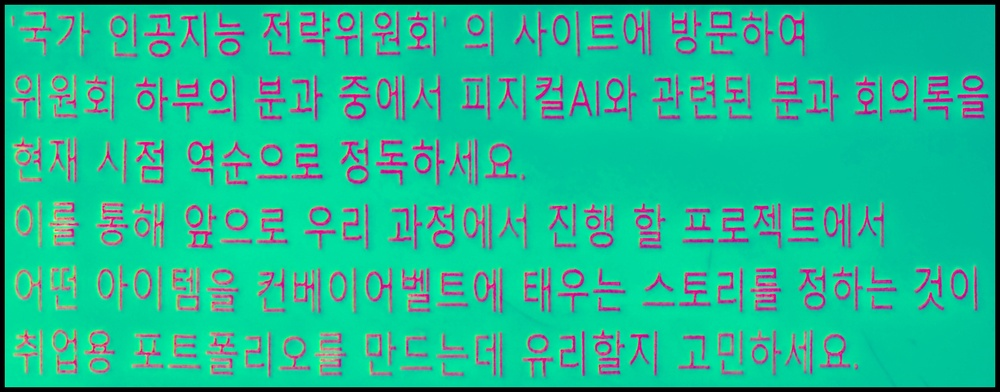
#> input picture 260630/a7_orc_img.jpg, 1000 x 392 px, shrunk from 4210 x 1652 before the run, given in place of the camera
$ python treshold_gemin.py
#> lines starting #> are read from the running program, lines starting #| are printed output that depends on the picture; after the words box and inside, x2 and y2 are one past the last pixel; in counts of white or black regions, pixels touching at a corner belong together
import cv2
import sys
import numpy as np

def on_trackbar(x):
    pass

# 카메라 열기
cap = cv2.VideoCapture(0)
if not cap.isOpened():
    print("카메라를 열 수 없습니다.")
    sys.exit()

# 윈도우 생성 및 트랙바 등록
cv2.namedWindow('Binary Image')
cv2.createTrackbar('Threshold', 'Binary Image', 150, 255, on_trackbar)

while True:
    ret, src = cap.read()
#> src is the input picture: shape (392, 1000, 3); mean B, G, R 148.6, 184.2, 30.5
    if not ret:
        break

    # 1. 그레이스케일 변환
    gray = cv2.cvtColor(src, cv2.COLOR_BGR2GRAY)
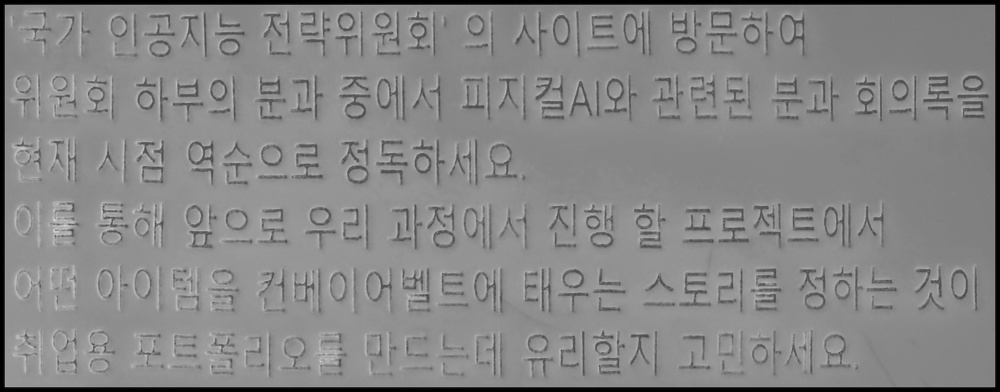
#> gray: shape (392, 1000); min 0, max 214, mean 134.2

    # 2. 현재 트랙바 임계값 가져오기 및 이진화
    pos = cv2.getTrackbarPos('Threshold', 'Binary Image')
    _, binary = cv2.threshold(gray, pos, 255, cv2.THRESH_BINARY)
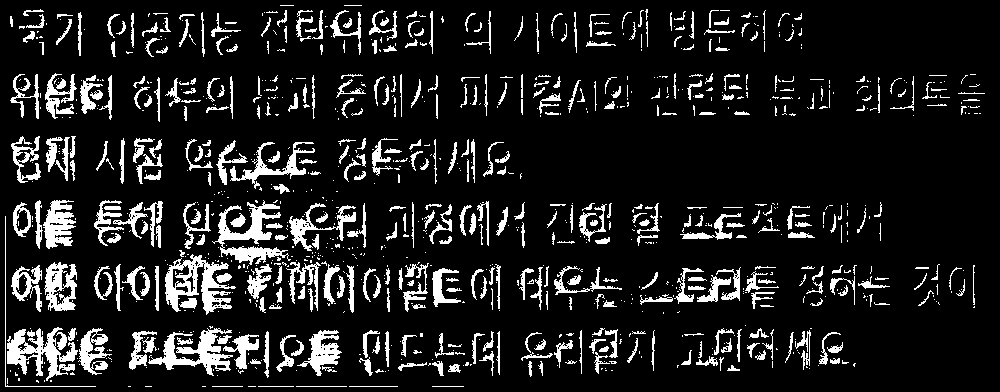
#> binary: shape (392, 1000); 12.3% white; 1055 white regions (628 under 20 px), largest, box (x1, y1, x2, y2) and area: (165, 254, 236, 315) 1798, (212, 200, 291, 265) 1732, (7, 327, 78, 381) 1667

    # 3. OpenCV를 이용한 실시간 히스토그램 계산
    # cv2.calcHist([이미지], [채널], 마스크, [빈(Bin)개수], [정규화범위])
    hist = cv2.calcHist([gray], [0], None, [256], [0, 256])
#> hist = 256 values, max 18315 at index 144, min 0 at index 10, mean 1531.2

    # 4. 히스토그램을 그릴 빈 이미지(스케치북) 생성 (가로 256, 세로 200, 3채널 컬러)
    hist_img = np.zeros((200, 256, 3), dtype=np.uint8)

    # 그래프가 창에 꽉 차게 그리도록 정규화 (최대 높이를 190으로 맞춤)
    cv2.normalize(hist, hist, 0, 190, cv2.NORM_MINMAX)

    # 5. 히스토그램 선 그리기 (하얀색 선)
    for i in range(1, 256):
        pt1 = (i - 1, 200 - int(hist[i - 1][0]))
        pt2 = (i, 200 - int(hist[i][0]))
        cv2.line(hist_img, pt1, pt2, (255, 255, 255), 1)
#> this loop made 255 passes
#> (pt1, pt2) on passes 1 to 3: ((0, 158), (1, 173)), ((1, 173), (2, 185)), ((2, 185), (3, 199))
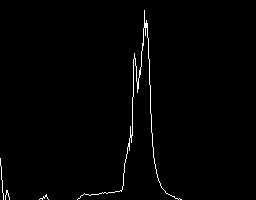
#> hist_img: shape (200, 256, 3); 1.2% white in thin lines or dots, all inside (x1, y1, x2, y2) = (0, 10, 182, 200)


    # 6. 현재 트랙바 위치(임계값)를 히스토그램에 빨간 세로선으로 표시
    # 이 선을 기준으로 왼쪽은 검은색(0), 오른쪽은 흰색(255)이 됩니다.
    cv2.line(hist_img, (pos, 0), (pos, 200), (0, 0, 255), 2)
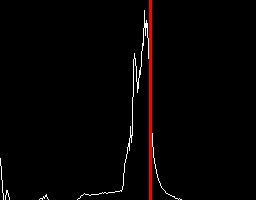
#> hist_img: shape (200, 256, 3); 1.17% of pixels changed, all inside (x1, y1, x2, y2) = (149, 0, 152, 200); drawn as B, G, R
    cv2.putText(hist_img,f'{pos}',(10,30),cv2.FONT_HERSHEY_COMPLEX, 0.5, (0, 255, 0))
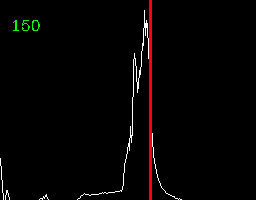
#> hist_img: shape (200, 256, 3); 0.19% of pixels changed, all inside (x1, y1, x2, y2) = (13, 20, 40, 31); drawn as B, G, R
    # 7. 화면 출력
    cv2.imshow('Original Gray', gray)
    cv2.imshow('Binary Image', binary)
    cv2.imshow('Real-time Histogram', hist_img)

    if cv2.waitKey(1) & 0xFF == ord('q'):
#> (key q is pressed here)
        break

cap.release()
cv2.destroyAllWindows()
